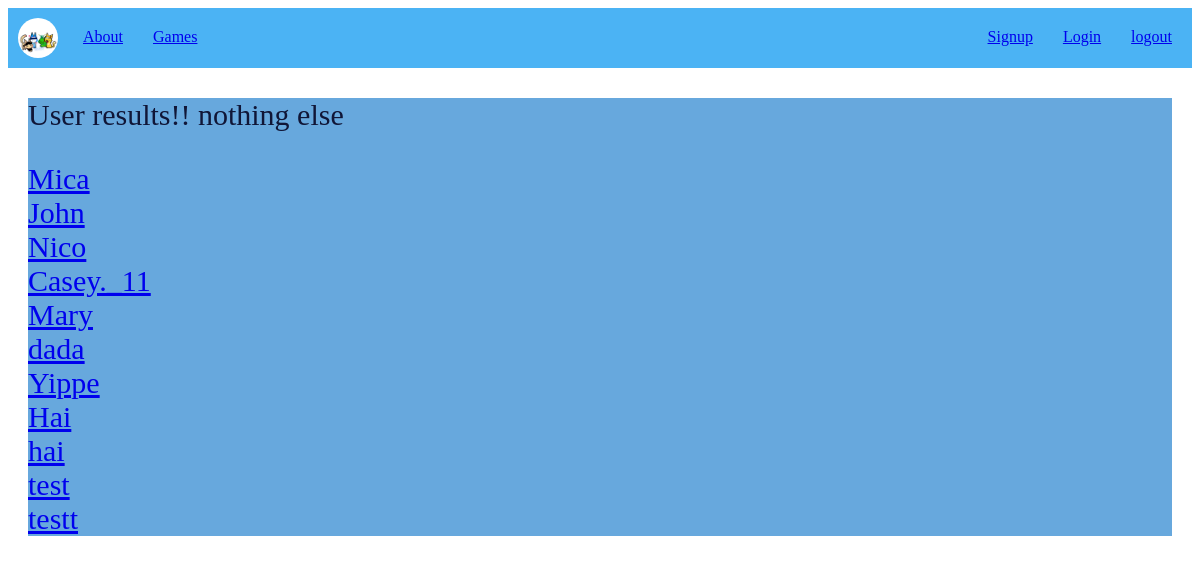
/UserPage, run on an earlier commit of the app's database.
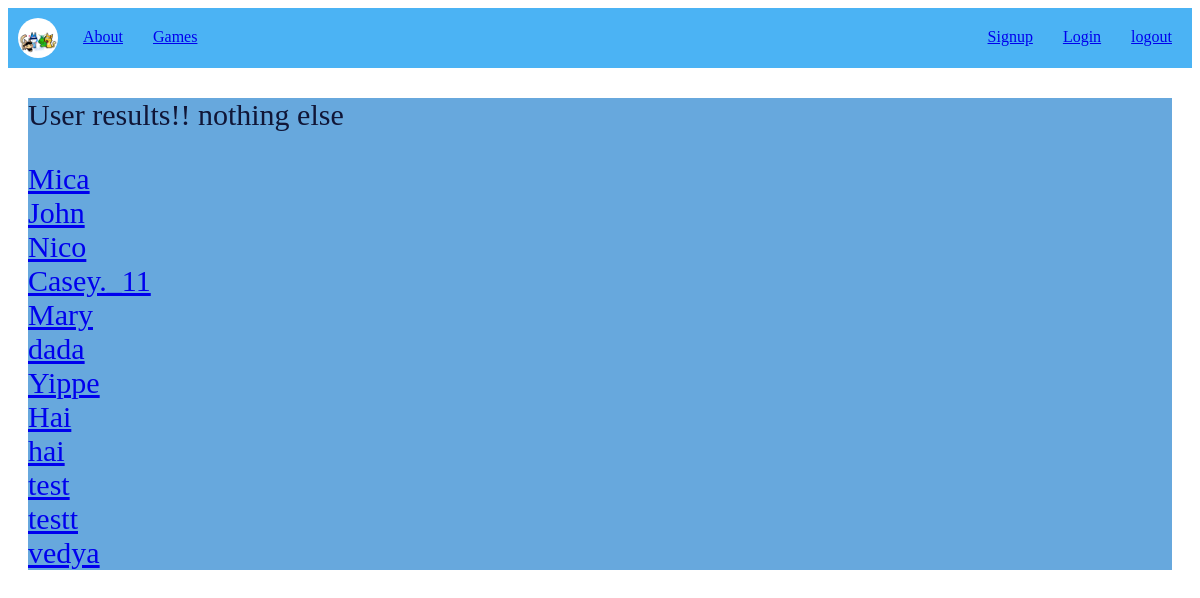
And on a later commit of the database.
### tables this page shows
CREATE TABLE "User" (
	"id"	INTEGER NOT NULL UNIQUE,
	"Username"	TEXT NOT NULL UNIQUE,
	"Password"	TEXT NOT NULL UNIQUE,
	"Game_fav"	INTEGER,
	PRIMARY KEY("id" AUTOINCREMENT)
);

### app.py (the view)
@app.route('/UserPage' )
def user():
    results = query_db("SELECT * FROM User")
    return render_template('UserPage.html', results=results)

### app.py (called while the page is built)
def query_db(sql,args=(),one=False):
    db = sqlite3.connect(DATABASE)
    cursor = db.cursor()
    cursor.execute(sql, args)
    results = cursor.fetchall()
    db.commit()
    db.close()
    return (results[0] if results else None) if one else results

### templates/UserPage.html
{% extends 'base.html' %}
{% block content%}
<section class="UserBox">
    <p> User results!! nothing else </p>
    {% for User in results %}
        <li>
            <a href="User/{{User[0]}}">{{ User[1] }}</a>
        </li>
    {% endfor %}
</section>
{% endblock %}

What changed in the data, as far as the page shows it:
added User: Username "vedya"
